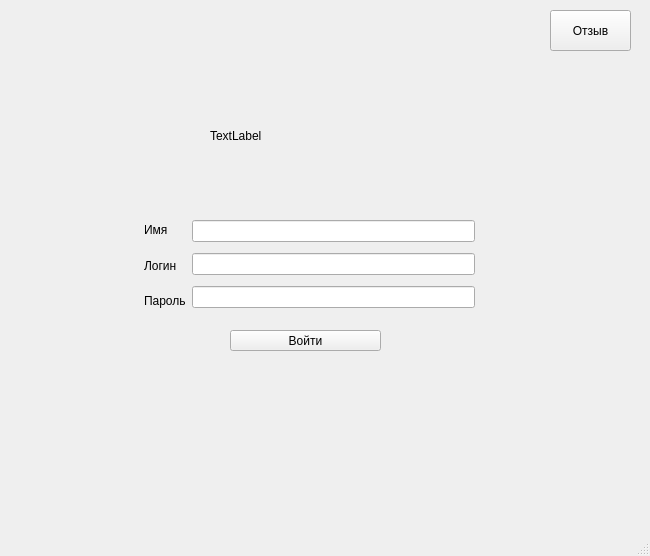
<?xml version="1.0" encoding="UTF-8"?>
<ui version="4.0">
 <class>MainWindow</class>
 <widget class="QMainWindow" name="MainWindow">
  <property name="geometry">
   <rect>
    <x>0</x>
    <y>0</y>
    <width>650</width>
    <height>556</height>
   </rect>
  </property>
  <property name="windowTitle">
   <string>MainWindow</string>
  </property>
  <widget class="QWidget" name="centralwidget">
   <widget class="QWidget" name="layoutWidget">
    <property name="geometry">
     <rect>
      <x>144</x>
      <y>215</y>
      <width>331</width>
      <height>101</height>
     </rect>
    </property>
    <layout class="QHBoxLayout" name="horizontalLayout_3">
     <item>
      <layout class="QVBoxLayout" name="verticalLayout_5">
       <item>
        <widget class="QLabel" name="label_8">
         <property name="text">
          <string>Имя</string>
         </property>
        </widget>
       </item>
       <item>
        <widget class="QLabel" name="label_9">
         <property name="text">
          <string>Логин</string>
         </property>
        </widget>
       </item>
       <item>
        <widget class="QLabel" name="label_10">
         <property name="text">
          <string>Пароль</string>
         </property>
        </widget>
       </item>
      </layout>
     </item>
     <item>
      <layout class="QVBoxLayout" name="verticalLayout_6">
       <item>
        <widget class="QLineEdit" name="NameLineEdit_3"/>
       </item>
       <item>
        <widget class="QLineEdit" name="LoginLineEdit_3"/>
       </item>
       <item>
        <widget class="QLineEdit" name="PasswordLineEdit_3"/>
       </item>
      </layout>
     </item>
    </layout>
   </widget>
   <widget class="QPushButton" name="loginButton">
    <property name="geometry">
     <rect>
      <x>230</x>
      <y>330</y>
      <width>151</width>
      <height>21</height>
     </rect>
    </property>
    <property name="text">
     <string>Войти</string>
    </property>
   </widget>
   <widget class="QLabel" name="pic">
    <property name="geometry">
     <rect>
      <x>210</x>
      <y>60</y>
      <width>401</width>
      <height>151</height>
     </rect>
    </property>
    <property name="text">
     <string>TextLabel</string>
    </property>
   </widget>
   <widget class="QPushButton" name="feedbackButton">
    <property name="geometry">
     <rect>
      <x>550</x>
      <y>10</y>
      <width>81</width>
      <height>41</height>
     </rect>
    </property>
    <property name="text">
     <string>Отзыв</string>
    </property>
   </widget>
  </widget>
  <widget class="QMenuBar" name="menubar">
   <property name="geometry">
    <rect>
     <x>0</x>
     <y>0</y>
     <width>650</width>
     <height>21</height>
    </rect>
   </property>
  </widget>
  <widget class="QStatusBar" name="statusbar"/>
 </widget>
 <resources/>
 <connections/>
</ui>
